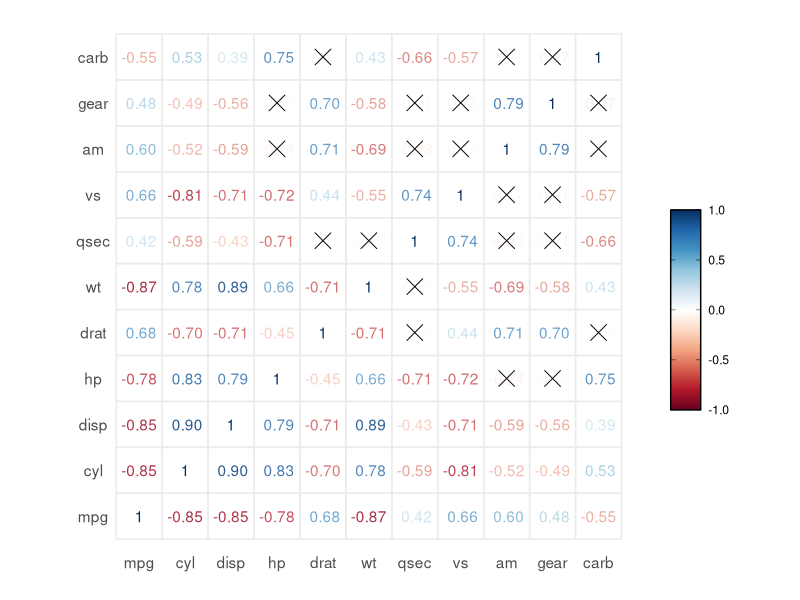

This chart was generated by the following R code:
rm(list = ls())

#' Compute the matrix of correlation p-values
#'
#' @param x numeric matrix or data frame
#' @param ... other arguments to be passed to the function cor.test.
#' @export
cor.mtest <- function(x, ...) {
  mat <- as.matrix(x)
  n <- ncol(mat)
  p.mat <- matrix(NA, n, n)
  diag(p.mat) <- 0

  for (i in 1:(n - 1)) {
    for (j in (i + 1):n) {
      tmp <- stats::cor.test(mat[, i], mat[, j], ...)
      p.mat[i, j] <- p.mat[j, i] <- tmp$p.value
    }
  }
  
  colnames(p.mat) <- rownames(p.mat) <- colnames(mat)
  p.mat
}

x <- mtcars

corr <- cor(x)
p.mat <- cor.mtest(mtcars, conf.level = 0.95)

# parameters
# method = "ellipse"
# method = "square"
# method = "circle"
method = "number"
number.digits = 2
type = "full"
# type = "lower"
# type = "upper"
show.diag = TRUE
sig.level = 0.05
insig = "blank"
insig = "pch"
pch = 4
pch.cex = 5

vars <- colnames(corr)
# number of variables
nvars <- length(vars)

if (type == "lower") {
  corr[upper.tri(corr)] <- NA
  p.mat[upper.tri(p.mat)] <- NA
} else if(type == "upper") {
  corr[lower.tri(corr)] <- NA
  p.mat[lower.tri(p.mat)] <- NA
}

if (!show.diag) {
  diag(corr) <- NA
  diag(p.mat) <- NA
}

library(dplyr)

p.mat <- reshape2::melt(p.mat, na.rm = TRUE) %>% 
  mutate(Var1i = as.integer(as.factor(Var1)), 
         Var2i = as.integer(as.factor(Var2)))
corr <- reshape2::melt(corr, na.rm = TRUE) %>% 
  dplyr::rename(rho = value) %>% 
  mutate(pval = p.mat$value) %>% 
  mutate(signif = as.numeric(pval <= sig.level)) %>% 
  mutate(abs.rho = abs(rho)) %>% 
  mutate(num.label = ifelse(rho == 1, rho, format(round(rho, digits = number.digits), 
                                                    nsmall = number.digits))) %>% 
  mutate(Var1i = as.integer(as.factor(Var1)), 
         Var2i = as.integer(as.factor(Var2)))
# insignificant p value matrix
p.mat <- p.mat %>% 
  filter(value > sig.level)

if (insig == "blank") {
  corr <- corr %>% 
    mutate(rho = rho * signif)
}

# default palette of corrplot
col2 <- colorRampPalette(c("#67001F", "#B2182B", "#D6604D", "#F4A582",
                           "#FDDBC7", "#FFFFFF", "#D1E5F0", "#92C5DE",
                           "#4393C3", "#2166AC", "#053061"))
# customize your own palette
colorRampPalette(c("red","white","blue"))(200)

library(ggplot2)
library(ggforce)
library(plyr)

p <- ggplot(data = corr) + 
  geom_rect(mapping = aes(xmin = Var1i - 0.5, xmax = Var1i + 0.5, 
                          ymin = Var2i - 0.5, ymax = Var2i + 0.5), 
            color = "grey92", fill = NA) + 
  theme_bw() + 
  theme(axis.text.x = element_blank(), 
        axis.text.y = element_blank())

if (method == "ellipse") {
  ellipse.xy <- function(rho, length = 99) {
    theta <- seq(0, 2 * pi, length = length)
    if (rho == 1) rho <- rho - 1e-4
    d <- acos(rho)
    x <- cos(theta + d / 2) / 2
    y <- cos(theta - d / 2) / 2
    as.data.frame(cbind(x, y))
  }
  
  ellipse.dat <- ddply(corr, .(Var1, Var2), function(df) {
    res <- ellipse.xy(df$rho) %>% 
      mutate(Var1i = df$Var1i, Var2i = df$Var2i, rho =  df$rho) %>% 
      mutate(x1 = 0.9 * x + Var1i, y1 = 0.9 * y + Var2i, 
             group = paste(Var1i, Var2i, sep = "-"))
  })
  
  p <- p + 
    geom_polygon(data = ellipse.dat, mapping = aes(x = x1, y = y1, fill = rho, group = group), 
                 color = NA)
} else if (method == "circle") {
  p <- p + 
    geom_circle(mapping = aes(x0 = Var1i, y0 = Var2i, r = abs.rho/2 - 0.02, fill = rho), 
                color = NA)
} else if (method == "square") {
  p <- p + 
    geom_rect(mapping = aes(xmin = Var1i - 0.5*(abs.rho - 0.04), 
                            xmax = Var1i + 0.5*(abs.rho - 0.04), 
                            ymin = Var2i - 0.5*(abs.rho - 0.04), 
                            ymax = Var2i + 0.5*(abs.rho - 0.04), 
                            fill = rho))
} else if (method == "number") {
  p <- p + 
    geom_text(mapping = aes(x = Var1i, y = Var2i, colour = rho), 
              label = corr$num.label, alpha = corr$abs.rho)
}

if (method %in% c("ellipse", "circle", "square")) {
  p <- p + scale_fill_gradientn(colours = col2(200), limits = c(-1, 1),
                                guide = guide_colorbar(
                                  title = "",
                                  nbin = 1000,
                                  ticks.colour = "black",
                                  frame.colour = "black",
                                  barwidth = 1.5,
                                  barheight = 10))
} else {
  p <- p + scale_colour_gradientn(colours = col2(200), limits = c(-1, 1), 
                                  guide = guide_colorbar(
                                    title = "", 
                                    nbin = 1000, 
                                    ticks.colour = "black",
                                    frame.colour = "black",
                                    barwidth = 1.5, 
                                    barheight = 10))
}

# indicate insigificant p value with point character
if (insig == "pch") {
  p <- p + geom_point(data = p.mat, mapping = aes(x = Var1i, y = Var2i), 
                      shape = pch, size = pch.cex)
}

if (type == "full") {
  x.vars <- data.frame(x = 1:nvars, y = 0)
  y.vars <- data.frame(x = 0, y = (1:nvars))
  p <- p + 
    geom_text(data = x.vars, mapping = aes(x, y), label = vars, colour = "grey30") + 
    geom_text(data = y.vars, mapping = aes(x, y), label = vars, colour = "grey30")
} else if (type == "lower") {
  x.vars <- data.frame(x = 1:nvars, y = 0)
  diag.vars <- data.frame(x = (1:nvars) - 1, y = 1:nvars)
  p <- p + 
    geom_text(data = x.vars, mapping = aes(x, y), label = vars, colour = "grey30") + 
    geom_text(data = diag.vars, mapping = aes(x, y), label = vars, colour = "grey30")
} else if (type == "upper") {
  x.vars <- data.frame(x = 1:nvars, y = nvars + 1)
  diag.vars <- data.frame(x = (1:nvars) + 1, y = 1:nvars)
  p <- p + 
    geom_text(data = x.vars, mapping = aes(x, y), label = vars, colour = "grey30") + 
    geom_text(data = diag.vars, mapping = aes(x, y), label = vars, colour = "grey30")
}

# theme
p <- p + 
  coord_fixed() + 
  theme(axis.title = element_blank(), 
        axis.ticks = element_blank(), 
        panel.border = element_blank(), 
        panel.grid.major = element_blank(), 
        panel.grid.minor = element_blank())

p